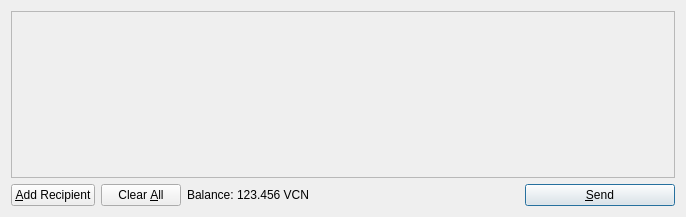
<?xml version="1.0" encoding="UTF-8"?>
<ui version="4.0">
 <class>SendCoinsDialog</class>
 <widget class="QDialog" name="SendCoinsDialog">
  <property name="geometry">
   <rect>
    <x>0</x>
    <y>0</y>
    <width>686</width>
    <height>217</height>
   </rect>
  </property>
  <property name="windowTitle">
   <string>Send Coins</string>
  </property>
  <layout class="QVBoxLayout" name="verticalLayout">
   <item>
    <widget class="QScrollArea" name="scrollArea">
     <property name="widgetResizable">
      <bool>true</bool>
     </property>
     <widget class="QWidget" name="scrollAreaWidgetContents">
      <property name="geometry">
       <rect>
        <x>0</x>
        <y>0</y>
        <width>666</width>
        <height>165</height>
       </rect>
      </property>
      <layout class="QVBoxLayout" name="verticalLayout_2">
       <property name="margin">
        <number>0</number>
       </property>
       <item>
        <layout class="QVBoxLayout" name="entries">
         <property name="spacing">
          <number>6</number>
         </property>
        </layout>
       </item>
       <item>
        <spacer name="verticalSpacer">
         <property name="orientation">
          <enum>Qt::Vertical</enum>
         </property>
         <property name="sizeHint" stdset="0">
          <size>
           <width>20</width>
           <height>40</height>
          </size>
         </property>
        </spacer>
       </item>
      </layout>
     </widget>
    </widget>
   </item>
   <item>
    <layout class="QHBoxLayout" name="horizontalLayout">
     <item>
      <widget class="QPushButton" name="addButton">
       <property name="toolTip">
        <string>Send to multiple recipients at once</string>
       </property>
       <property name="text">
        <string>&amp;Add Recipient</string>
       </property>
       <property name="icon">
        <iconset resource="../bitcoin.qrc">
         <normaloff>:/icons/add</normaloff>:/icons/add</iconset>
       </property>
       <property name="autoDefault">
        <bool>false</bool>
       </property>
      </widget>
     </item>
     <item>
      <widget class="QPushButton" name="clearButton">
       <property name="sizePolicy">
        <sizepolicy hsizetype="Minimum" vsizetype="Fixed">
         <horstretch>0</horstretch>
         <verstretch>0</verstretch>
        </sizepolicy>
       </property>
       <property name="toolTip">
        <string>Remove all transaction fields</string>
       </property>
       <property name="text">
        <string>Clear &amp;All</string>
       </property>
       <property name="icon">
        <iconset resource="../bitcoin.qrc">
         <normaloff>:/icons/remove</normaloff>:/icons/remove</iconset>
       </property>
       <property name="autoRepeatDelay">
        <number>300</number>
       </property>
       <property name="autoDefault">
        <bool>false</bool>
       </property>
      </widget>
     </item>
     <item>
      <layout class="QHBoxLayout" name="horizontalLayout_2">
       <property name="spacing">
        <number>3</number>
       </property>
       <item>
        <widget class="QLabel" name="label">
         <property name="text">
          <string>Balance:</string>
         </property>
        </widget>
       </item>
       <item>
        <widget class="QLabel" name="labelBalance">
         <property name="cursor">
          <cursorShape>IBeamCursor</cursorShape>
         </property>
         <property name="text">
          <string>123.456 VCN</string>
         </property>
         <property name="textInteractionFlags">
          <set>Qt::LinksAccessibleByMouse|Qt::TextSelectableByKeyboard|Qt::TextSelectableByMouse</set>
         </property>
        </widget>
       </item>
      </layout>
     </item>
     <item>
      <spacer name="horizontalSpacer">
       <property name="orientation">
        <enum>Qt::Horizontal</enum>
       </property>
       <property name="sizeHint" stdset="0">
        <size>
         <width>40</width>
         <height>20</height>
        </size>
       </property>
      </spacer>
     </item>
     <item>
      <widget class="QPushButton" name="sendButton">
       <property name="minimumSize">
        <size>
         <width>150</width>
         <height>0</height>
        </size>
       </property>
       <property name="toolTip">
        <string>Confirm the send action</string>
       </property>
       <property name="text">
        <string>&amp;Send</string>
       </property>
       <property name="icon">
        <iconset resource="../bitcoin.qrc">
         <normaloff>:/icons/send</normaloff>:/icons/send</iconset>
       </property>
       <property name="default">
        <bool>true</bool>
       </property>
      </widget>
     </item>
    </layout>
   </item>
  </layout>
 </widget>
 <resources>
  <include location="../bitcoin.qrc"/>
 </resources>
 <connections/>
</ui>
